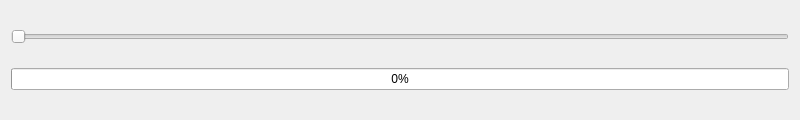
<?xml version="1.0" encoding="UTF-8"?>
<ui version="4.0">
 <class>Widget</class>
 <widget class="QWidget" name="Widget">
  <property name="geometry">
   <rect>
    <x>0</x>
    <y>0</y>
    <width>800</width>
    <height>120</height>
   </rect>
  </property>
  <property name="windowTitle">
   <string>Widget</string>
  </property>
  <layout class="QVBoxLayout" name="verticalLayout">
   <item>
    <widget class="QSlider" name="slider">
     <property name="minimum">
      <number>1</number>
     </property>
     <property name="maximum">
      <number>100</number>
     </property>
     <property name="orientation">
      <enum>Qt::Horizontal</enum>
     </property>
    </widget>
   </item>
   <item>
    <widget class="QProgressBar" name="progressBar">
     <property name="minimum">
      <number>1</number>
     </property>
     <property name="value">
      <number>1</number>
     </property>
    </widget>
   </item>
  </layout>
 </widget>
 <resources/>
 <connections/>
</ui>
